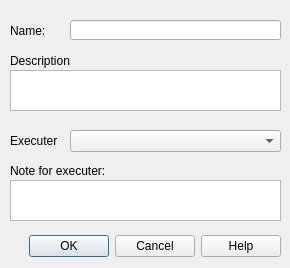
<?xml version="1.0" encoding="UTF-8"?>
<ui version="4.0">
 <class>wrk_session_create_dialog</class>
 <widget class="QDialog" name="wrk_session_create_dialog">
  <property name="windowModality">
   <enum>Qt::WindowModal</enum>
  </property>
  <property name="geometry">
   <rect>
    <x>0</x>
    <y>0</y>
    <width>290</width>
    <height>268</height>
   </rect>
  </property>
  <property name="sizePolicy">
   <sizepolicy hsizetype="Fixed" vsizetype="Fixed">
    <horstretch>0</horstretch>
    <verstretch>0</verstretch>
   </sizepolicy>
  </property>
  <property name="minimumSize">
   <size>
    <width>290</width>
    <height>268</height>
   </size>
  </property>
  <property name="maximumSize">
   <size>
    <width>290</width>
    <height>268</height>
   </size>
  </property>
  <property name="windowTitle">
   <string>URMHS - Work session creation</string>
  </property>
  <property name="whatsThis">
   <string/>
  </property>
  <property name="modal">
   <bool>true</bool>
  </property>
  <widget class="QDialogButtonBox" name="buttonBox">
   <property name="geometry">
    <rect>
     <x>10</x>
     <y>230</y>
     <width>271</width>
     <height>32</height>
    </rect>
   </property>
   <property name="orientation">
    <enum>Qt::Horizontal</enum>
   </property>
   <property name="standardButtons">
    <set>QDialogButtonBox::Cancel|QDialogButtonBox::Help|QDialogButtonBox::Ok</set>
   </property>
  </widget>
  <widget class="QLineEdit" name="wrk_session_name">
   <property name="geometry">
    <rect>
     <x>70</x>
     <y>20</y>
     <width>211</width>
     <height>20</height>
    </rect>
   </property>
  </widget>
  <widget class="QLabel" name="label">
   <property name="geometry">
    <rect>
     <x>10</x>
     <y>20</y>
     <width>47</width>
     <height>21</height>
    </rect>
   </property>
   <property name="text">
    <string>Name:</string>
   </property>
  </widget>
  <widget class="QLabel" name="label_2">
   <property name="geometry">
    <rect>
     <x>10</x>
     <y>50</y>
     <width>61</width>
     <height>21</height>
    </rect>
   </property>
   <property name="text">
    <string>Description:</string>
   </property>
  </widget>
  <widget class="QTextEdit" name="wrk_session_descr">
   <property name="geometry">
    <rect>
     <x>10</x>
     <y>70</y>
     <width>271</width>
     <height>41</height>
    </rect>
   </property>
  </widget>
  <widget class="QLabel" name="label_3">
   <property name="geometry">
    <rect>
     <x>10</x>
     <y>130</y>
     <width>47</width>
     <height>21</height>
    </rect>
   </property>
   <property name="text">
    <string>Executer:</string>
   </property>
  </widget>
  <widget class="QComboBox" name="wrk_session_executor">
   <property name="geometry">
    <rect>
     <x>70</x>
     <y>130</y>
     <width>211</width>
     <height>22</height>
    </rect>
   </property>
  </widget>
  <widget class="QLabel" name="label_4">
   <property name="geometry">
    <rect>
     <x>10</x>
     <y>160</y>
     <width>101</width>
     <height>21</height>
    </rect>
   </property>
   <property name="text">
    <string>Note for executer:</string>
   </property>
  </widget>
  <widget class="QTextEdit" name="wrk_session_note">
   <property name="geometry">
    <rect>
     <x>10</x>
     <y>180</y>
     <width>271</width>
     <height>41</height>
    </rect>
   </property>
  </widget>
 </widget>
 <resources/>
 <connections>
  <connection>
   <sender>buttonBox</sender>
   <signal>accepted()</signal>
   <receiver>wrk_session_create_dialog</receiver>
   <slot>accept()</slot>
   <hints>
    <hint type="sourcelabel">
     <x>248</x>
     <y>254</y>
    </hint>
    <hint type="destinationlabel">
     <x>157</x>
     <y>274</y>
    </hint>
   </hints>
  </connection>
  <connection>
   <sender>buttonBox</sender>
   <signal>rejected()</signal>
   <receiver>wrk_session_create_dialog</receiver>
   <slot>reject()</slot>
   <hints>
    <hint type="sourcelabel">
     <x>316</x>
     <y>260</y>
    </hint>
    <hint type="destinationlabel">
     <x>286</x>
     <y>274</y>
    </hint>
   </hints>
  </connection>
  <connection>
   <sender>buttonBox</sender>
   <signal>helpRequested()</signal>
   <receiver>wrk_session_create_dialog</receiver>
   <slot>onHelpButton()</slot>
   <hints>
    <hint type="sourcelabel">
     <x>242</x>
     <y>205</y>
    </hint>
    <hint type="destinationlabel">
     <x>0</x>
     <y>187</y>
    </hint>
   </hints>
  </connection>
 </connections>
 <slots>
  <slot>onOKButton()</slot>
  <slot>onCancelButton()</slot>
  <slot>onHelpButton()</slot>
 </slots>
</ui>
